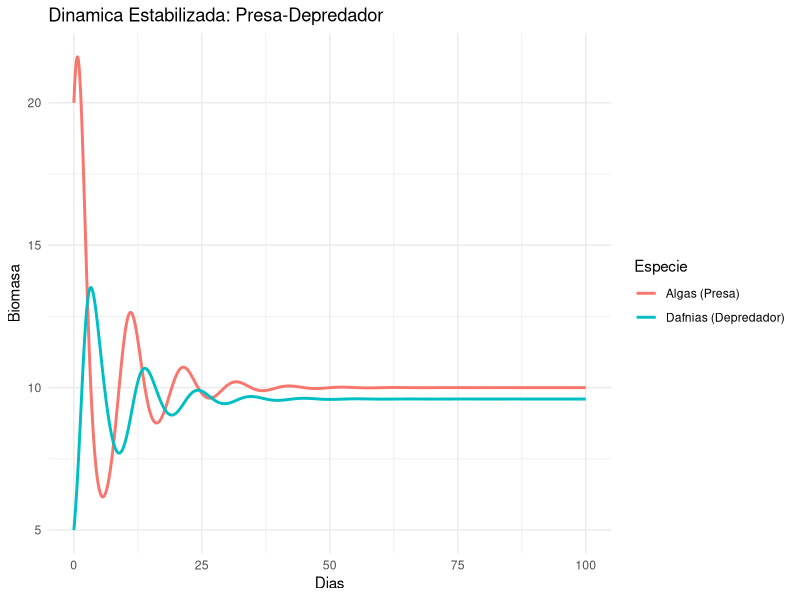
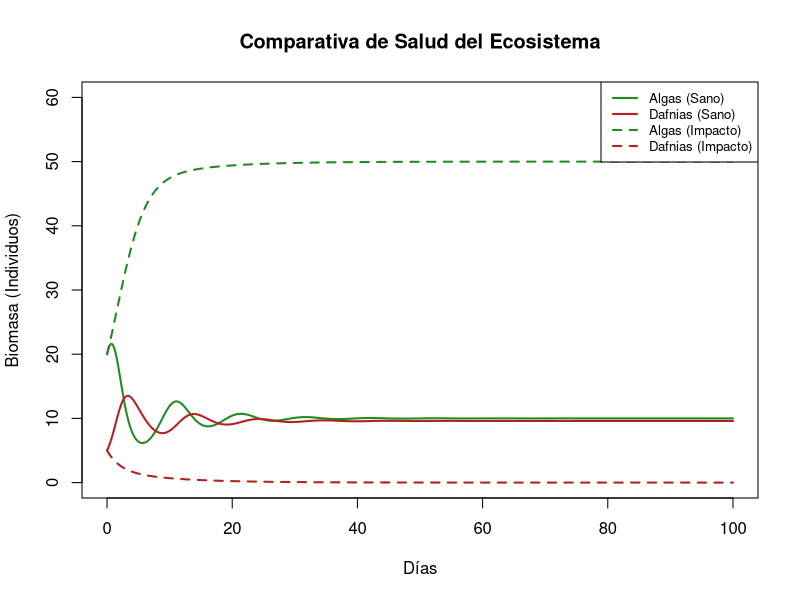

These charts were generated, in order, by the following R code:
## ---- chunk 1
install.packages("deSolve")
install.packages("ggplot2")
library(deSolve)
library(ggplot2)
## ---- chunk 2
modelo_lago<-function(t,state, parameters){
  with(as.list(c(state,parameters)),{
    dx <- r*x*(1-x/k)-a*x*y
    dy <- e*a*x*y-m*y
    return(list(c(dx,dy)))
  })
}
## ---- chunk 3
params <- c(r=1.2,k=50,a=0.1,e=0.4,m=0.4)
estado_inicial <- c(x=20,y=5)
tiempo <- seq(0,100, by=0.1)
## ---- chunk 4
out <- as.data.frame(ode(y = estado_inicial, times = tiempo,func = modelo_lago, parms = params))
## ---- chunk 5
ggplot(out, aes(x=time))+
  geom_line(aes(y=x,color="Algas (Presa)"), linewidth=1)+
  geom_line(aes(y=y,color="Dafnias (Depredador)"), linewidth=1) +
  labs(title= "Dinamica Estabilizada: Presa-Depredador",
       x="Dias", y="Biomasa", color= "Especie") +
  theme_minimal()
## ---- chunk 6
#Cual fue la poblacion maxima de presa?
max_presa <- max(out$y)
max_presa

#Cual fue la poblacion maxima de depredadores
max_depredador <- max(out$y)
max_depredador

#En que momento (tiempo) ocurrio el pico de depredadores 
tiempo_pico <- out$time[which.max(out$y)]

tiempo_pico

summary(out)

## ---- chunk 7
params_impacto <- c(r=0.5,k=50,a=0.02,e=0.4,m=0.5)
estado_inicial <- c(x=20,y=5)
tiempo <- seq(0,100,by=0.1)
## ---- chunk 8
out_impacto <- as.data.frame(ode(y = estado_inicial, times = tiempo,func = modelo_lago, parms = params_impacto))
## ---- chunk 9
# Graficamos primero el Sano (Líneas continuas)
plot(out$time, out$x, type="l", col="forestgreen", lwd=2,
ylim=c(0, 60), main="Comparativa de Salud del Ecosistema",
xlab="Días", ylab="Biomasa (Individuos)")
lines(out$time, out$y, col="firebrick", lwd=2)

# Añadimos el Impactado (Líneas punteadas lty=2)
lines(out_impacto$time, out_impacto$x, col="forestgreen", lwd=2, lty=2)
lines(out_impacto$time, out_impacto$y, col="firebrick", lwd=2, lty=2)

# Leyendas
legend("topright",
legend=c("Algas (Sano)", "Dafnias (Sano)", "Algas (Impacto)", "Dafnias (Impacto)"),
col=c("forestgreen", "firebrick", "forestgreen", "firebrick"),
lty=c(1, 1, 2, 2), lwd=2, cex=0.8)
## ---- chunk 10
#Usamos los ultimos 30 dias para evitar el "caos del inicio"
prom_sano <- mean(out$y[out$time>70])
prom_imp <- mean(out_impacto$y[out_impacto$time>70])

#2. Formula de Cambio Porcentual 
perdida_porcentual <- ((prom_sano-prom_imp)/prom_sano)*100

#3. Resultado final en consola 
cat("--------------------------------------------\n",
"ANÁLISIS DE IMPACTO EN EL DEPREDADOR:\n",
"Biomasa Promedio (Sano): ", round(prom_sano, 1), "\n",
"Biomasa Promedio (Impacto): ", round(prom_imp, 1), "\n",
"PÉRDIDA TOTAL DE BIOMASA: ", round(perdida_porcentual, 1), "%\n",
"--------------------------------------------\n")
